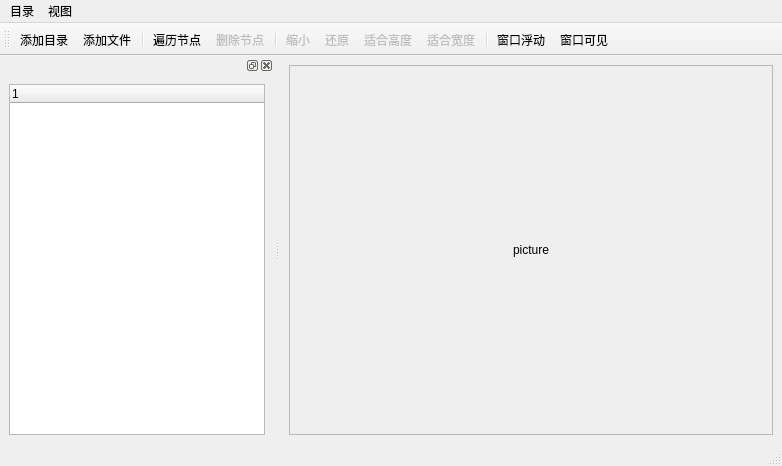
<?xml version="1.0" encoding="UTF-8"?>
<ui version="4.0">
 <class>MainWindow</class>
 <widget class="QMainWindow" name="MainWindow">
  <property name="geometry">
   <rect>
    <x>0</x>
    <y>0</y>
    <width>782</width>
    <height>466</height>
   </rect>
  </property>
  <property name="windowTitle">
   <string>MainWindow</string>
  </property>
  <widget class="QWidget" name="centralwidget">
   <layout class="QGridLayout" name="gridLayout">
    <item row="0" column="0">
     <widget class="QScrollArea" name="scrollArea">
      <property name="widgetResizable">
       <bool>true</bool>
      </property>
      <widget class="QWidget" name="scrollAreaWidgetContents">
       <property name="geometry">
        <rect>
         <x>0</x>
         <y>0</y>
         <width>555</width>
         <height>350</height>
        </rect>
       </property>
       <layout class="QGridLayout" name="gridLayout_2">
        <item row="0" column="0">
         <widget class="QLabel" name="label_picture">
          <property name="text">
           <string>picture</string>
          </property>
          <property name="alignment">
           <set>Qt::AlignCenter</set>
          </property>
         </widget>
        </item>
       </layout>
      </widget>
     </widget>
    </item>
   </layout>
  </widget>
  <widget class="QMenuBar" name="menubar">
   <property name="geometry">
    <rect>
     <x>0</x>
     <y>0</y>
     <width>782</width>
     <height>21</height>
    </rect>
   </property>
   <widget class="QMenu" name="menu">
    <property name="title">
     <string>目录</string>
    </property>
   </widget>
   <widget class="QMenu" name="menu_2">
    <property name="title">
     <string>视图</string>
    </property>
   </widget>
   <addaction name="menu"/>
   <addaction name="menu_2"/>
  </widget>
  <widget class="QStatusBar" name="statusbar"/>
  <widget class="QToolBar" name="toolBar">
   <property name="enabled">
    <bool>true</bool>
   </property>
   <property name="windowTitle">
    <string>toolBar</string>
   </property>
   <property name="toolButtonStyle">
    <enum>Qt::ToolButtonTextUnderIcon</enum>
   </property>
   <attribute name="toolBarArea">
    <enum>TopToolBarArea</enum>
   </attribute>
   <attribute name="toolBarBreak">
    <bool>false</bool>
   </attribute>
   <addaction name="action_add_dir"/>
   <addaction name="action_add_file"/>
   <addaction name="separator"/>
   <addaction name="action_node_traversal"/>
   <addaction name="action_delete_node"/>
   <addaction name="separator"/>
   <addaction name="action_zoom_out"/>
   <addaction name="action_zoom-in"/>
   <addaction name="action_restore"/>
   <addaction name="action_nice_height"/>
   <addaction name="action_nice_weight"/>
   <addaction name="separator"/>
   <addaction name="action_float_window"/>
   <addaction name="action_window_visible"/>
  </widget>
  <widget class="QDockWidget" name="dockWidget">
   <attribute name="dockWidgetArea">
    <number>1</number>
   </attribute>
   <widget class="QWidget" name="dockWidgetContents">
    <layout class="QVBoxLayout" name="verticalLayout">
     <item>
      <widget class="QTreeWidget" name="treeWidget">
       <column>
        <property name="text">
         <string notr="true">1</string>
        </property>
       </column>
      </widget>
     </item>
    </layout>
   </widget>
  </widget>
  <action name="action_add_dir">
   <property name="icon">
    <iconset resource="rsc.qrc">
     <normaloff>:/icons/icons/8.png</normaloff>:/icons/icons/8.png</iconset>
   </property>
   <property name="text">
    <string>添加目录</string>
   </property>
  </action>
  <action name="action_add_file">
   <property name="icon">
    <iconset resource="rsc.qrc">
     <normaloff>:/icons/icons/13.png</normaloff>:/icons/icons/13.png</iconset>
   </property>
   <property name="text">
    <string>添加文件</string>
   </property>
  </action>
  <action name="action_delete_node">
   <property name="enabled">
    <bool>false</bool>
   </property>
   <property name="icon">
    <iconset resource="rsc.qrc">
     <normaloff>:/icons/icons/7.png</normaloff>:/icons/icons/7.png</iconset>
   </property>
   <property name="text">
    <string>删除节点</string>
   </property>
  </action>
  <action name="action_node_traversal">
   <property name="enabled">
    <bool>true</bool>
   </property>
   <property name="icon">
    <iconset resource="rsc.qrc">
     <normaloff>:/icons/icons/6.png</normaloff>:/icons/icons/6.png</iconset>
   </property>
   <property name="text">
    <string>遍历节点</string>
   </property>
  </action>
  <action name="action_zoom_out">
   <property name="enabled">
    <bool>false</bool>
   </property>
   <property name="icon">
    <iconset resource="rsc.qrc">
     <normaloff>:/icons/icons/14.png</normaloff>:/icons/icons/14.png</iconset>
   </property>
   <property name="text">
    <string>缩小</string>
   </property>
  </action>
  <action name="action_zoom-in">
   <property name="enabled">
    <bool>false</bool>
   </property>
   <property name="icon">
    <iconset resource="rsc.qrc">
     <normaloff>:/icons/icons/14.png</normaloff>:/icons/icons/14.png</iconset>
   </property>
   <property name="text">
    <string>放大</string>
   </property>
  </action>
  <action name="action_restore">
   <property name="enabled">
    <bool>false</bool>
   </property>
   <property name="icon">
    <iconset resource="rsc.qrc">
     <normaloff>:/icons/icons/9.png</normaloff>:/icons/icons/9.png</iconset>
   </property>
   <property name="text">
    <string>还原</string>
   </property>
  </action>
  <action name="action_nice_height">
   <property name="enabled">
    <bool>false</bool>
   </property>
   <property name="icon">
    <iconset resource="rsc.qrc">
     <normaloff>:/icons/icons/3.png</normaloff>:/icons/icons/3.png</iconset>
   </property>
   <property name="text">
    <string>适合高度</string>
   </property>
  </action>
  <action name="action_nice_weight">
   <property name="enabled">
    <bool>false</bool>
   </property>
   <property name="icon">
    <iconset resource="rsc.qrc">
     <normaloff>:/icons/icons/3.png</normaloff>:/icons/icons/3.png</iconset>
   </property>
   <property name="text">
    <string>适合宽度</string>
   </property>
  </action>
  <action name="action_float_window">
   <property name="checkable">
    <bool>true</bool>
   </property>
   <property name="icon">
    <iconset resource="rsc.qrc">
     <normaloff>:/icons/icons/5.png</normaloff>:/icons/icons/5.png</iconset>
   </property>
   <property name="text">
    <string>窗口浮动</string>
   </property>
  </action>
  <action name="action_window_visible">
   <property name="checkable">
    <bool>true</bool>
   </property>
   <property name="icon">
    <iconset resource="rsc.qrc">
     <normaloff>:/icons/icons/2.png</normaloff>:/icons/icons/2.png</iconset>
   </property>
   <property name="text">
    <string>窗口可见</string>
   </property>
  </action>
 </widget>
 <resources>
  <include location="rsc.qrc"/>
 </resources>
 <connections/>
</ui>
